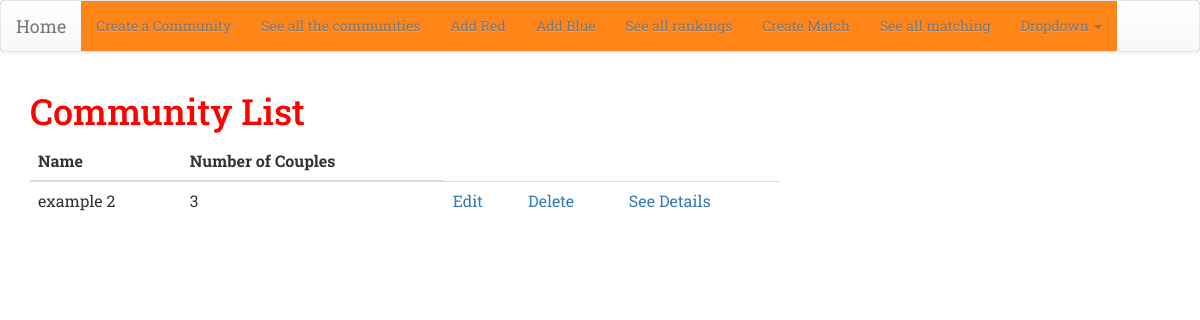
/community/, run on an earlier commit of the app's database.
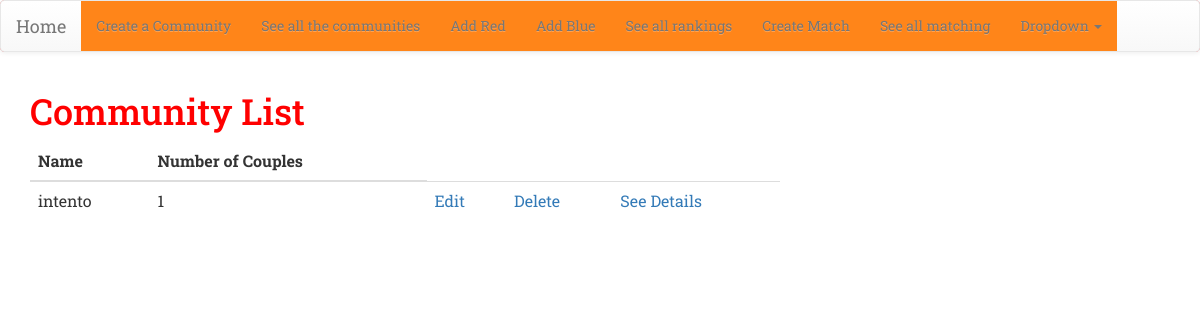
And on a later commit of the database.
### match/models.py (models this page shows, shortened)
class Community(models.Model):
    name = models.CharField(max_length=20, unique = True)
    number_couples = models.PositiveIntegerField()

### match/views.py (the view)
# urls.py: path('community/', views.community_list, name='community_list'),
def community_list(request):
    communities = Community.objects.all()
    return render(request, 'match/community_list.html', {'communities': communities})

### match/templates/match/community_list.html
{% extends 'match/base.html' %}
{% block content %}
<h1>Community List</h1>
<table class="table">
  <thead>
    <tr>
      <th scope="col">Name</th>
      <th scope="col">Number of Couples</th>
    </tr>
  </thead>
  <tbody>
    {% for community in communities %}
    <tr>
      <td>{{ community.name }}</td>
      <td>{{community.number_couples}}</td>
      <td><a href="{% url 'community_edit' community.pk%}" ><span> Edit </span></a></td>
      <td><a href="{% url 'community_delete' community.pk%}" ><span> Delete </span></a></td>
      <td><a href="{% url 'community_details' community.pk%}" ><span> See Details </span></a></td>
    </tr>
    {% endfor %}
  </tbody>
</table>
{% endblock %}

What changed in the data, as far as the page shows it:
removed Community: name "example 2", number_couples "3"
added Community: name "intento", number_couples "1"
